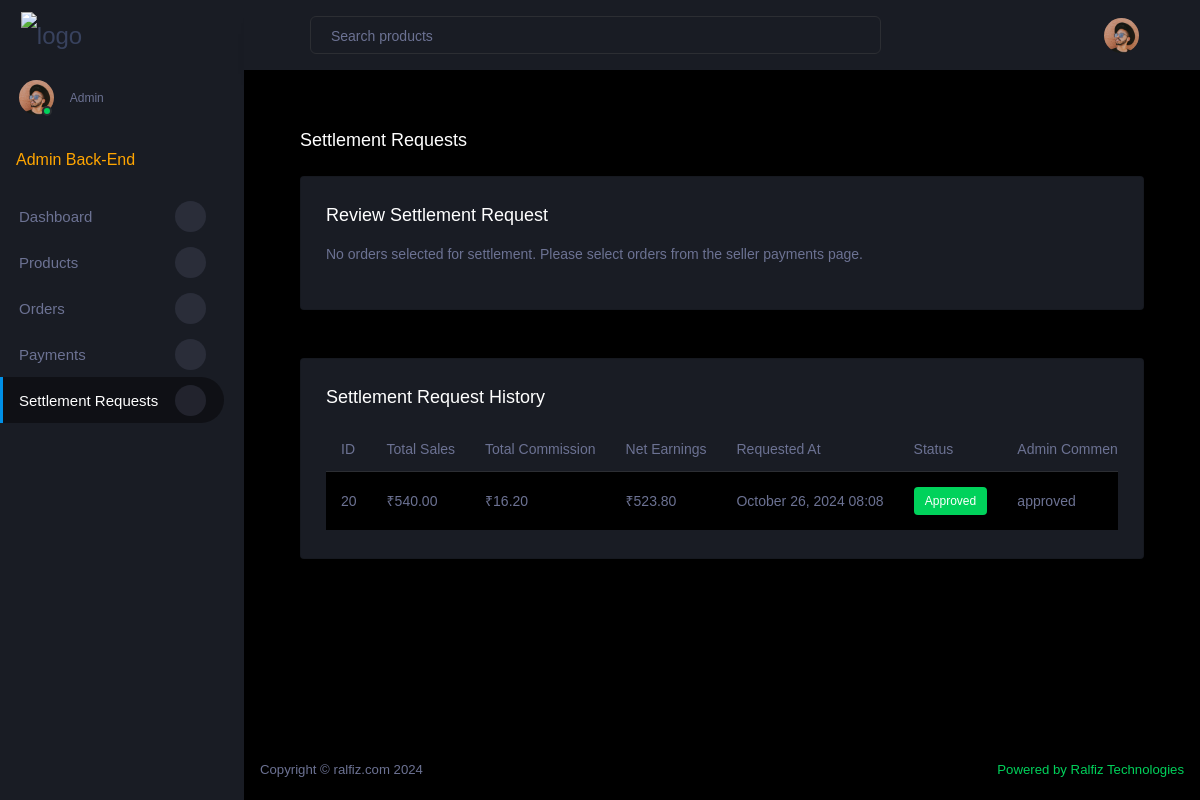
/settlement-requests/ (signed in), run on the app's committed database.
### store/models.py (models this page shows)
class SettlementRequest(models.Model):
    seller = models.ForeignKey(settings.AUTH_USER_MODEL, on_delete=models.CASCADE, related_name='settlement_requests')
    total_sales = models.DecimalField(max_digits=10, decimal_places=2)
    total_commission = models.DecimalField(max_digits=10, decimal_places=2)
    net_earnings = models.DecimalField(max_digits=10, decimal_places=2)
    requested_at = models.DateTimeField(auto_now_add=True)
    status = models.CharField(max_length=20, choices=[('pending', 'Pending'), ('approved', 'Approved'), ('rejected', 'Rejected')], default='pending')
    admin_comment = models.TextField(blank=True, null=True)

### store/views.py (the view, shortened to what this page needs)
# urls.py: path('settlement-requests/', views.settlement_requests, name='settlement_requests'),
@login_required
@user_passes_test(lambda u: u.is_seller)
def settlement_requests(request):
    selected_order_ids = request.GET.get('selected_order_ids', '')
    settlement_requests = SettlementRequest.objects.filter(seller=request.user)
    selected_orders = []
    total_selected_sales = Decimal('0.00')
    total_selected_commission = Decimal('0.00')
    total_selected_net_earnings = Decimal('0.00')
    context = {
        'settlement_requests': settlement_requests,
        'selected_orders': selected_orders,
        'selected_order_ids': selected_order_ids,
        'total_selected_sales': total_selected_sales,
        'total_selected_commission': total_selected_commission,
        'total_selected_net_earnings': total_selected_net_earnings,
    }
    return render(request, 'store/settlement_requests.html', context)

### store/templates/store/settlement_requests.html (shortened to what this page needs)
{% extends 'store/seller_base.html' %}
{% block content %}
<div class="content-wrapper">
  <div class="page-header">
    <h3 class="page-title">Settlement Requests</h3>
  </div>
  <div class="row">
    <div class="col-lg-12 grid-margin stretch-card">
      <div class="card">
        <div class="card-body">
          <h4 class="card-title">Review Settlement Request</h4>
          {% if selected_orders %}
            <form method="post">
              {% csrf_token %}
              <div class="table-responsive">
                <table class="table table-striped">
                  <thead>
                    <tr>
                      <th>Order ID</th>
                      <th>Date</th>
                      <th>Total Amount</th>
                      <th>Commission</th>
                      <th>Net Earnings</th>
                    </tr>
                  </thead>
                  <tbody>
                    {% for order in selected_orders %}
                    <tr>
                      <td>#{{ order.id }}</td>
                      <td>{{ order.created_at|date:"F d, Y H:i" }}</td>
                      <td>₹{{ order.total_price|floatformat:2 }}</td>
                      <td>₹{{ order.total_commission|floatformat:2 }}</td>
                      <td>₹{{ order.net_earnings|floatformat:2 }}</td>
                    </tr>
                    {% endfor %}
                  </tbody>
                  <tfoot>
                    <tr class="font-weight-bold">
                      <td colspan="2">Totals</td>
                      <td>₹{{ total_selected_sales|floatformat:2 }}</td>
                      <td>₹{{ total_selected_commission|floatformat:2 }}</td>
                      <td>₹{{ total_selected_net_earnings|floatformat:2 }}</td>
                    </tr>
                  </tfoot>
                </table>
              </div>
              <input type="hidden" name="order_ids" value="{{ selected_order_ids }}">
              <button type="submit" class="btn btn-primary mt-3">Submit Settlement Request</button>
            </form>
          {% else %}
            <p class="text-muted">No orders selected for settlement. Please select orders from the seller payments page.</p>
          {% endif %}
        </div>
      </div>
    </div>
  </div>
  <div class="row mt-4">
    <div class="col-lg-12 grid-margin stretch-card">
      <div class="card">
        <div class="card-body">
          <h4 class="card-title">Settlement Request History</h4>
          <div class="table-responsive">
            <table class="table table-striped">
              <thead>
                <tr>
                  <th>ID</th>
                  <th>Total Sales</th>
                  <th>Total Commission</th>
                  <th>Net Earnings</th>
                  <th>Requested At</th>
                  <th>Status</th>
                  <th>Admin Comment</th>
                </tr>
              </thead>
              <tbody>
                {% for request in settlement_requests %}
                <tr>
                  <td>{{ request.id }}</td>
                  <td>₹{{ request.total_sales|floatformat:2 }}</td>
                  <td>₹{{ request.total_commission|floatformat:2 }}</td>
                  <td>₹{{ request.net_earnings|floatformat:2 }}</td>
                  <td>{{ request.requested_at|date:"F d, Y H:i" }}</td>
                  <td>
                    <span class="badge badge-{% if request.status == 'approved' %}success{% elif request.status == 'rejected' %}danger{% else %}warning{% endif %}">
                      {{ request.status|title }}
                    </span>
                  </td>
                  <td>{{ request.admin_comment|default:"N/A" }}</td>
                </tr>
                {% empty %}
                <tr>
                  <td colspan="7" class="text-center">No settlement requests found.</td>
                </tr>
                {% endfor %}
              </tbody>
            </table>
          </div>
        </div>
      </div>
    </div>
  </div>
</div>
{% endblock %}

### data on the page
SettlementRequest: id "20", total_sales "540.00", total_commission "16.20", net_earnings "523.80", requested_at "October 26, 2024 08:08", status "Approved", admin_comment "approved"
